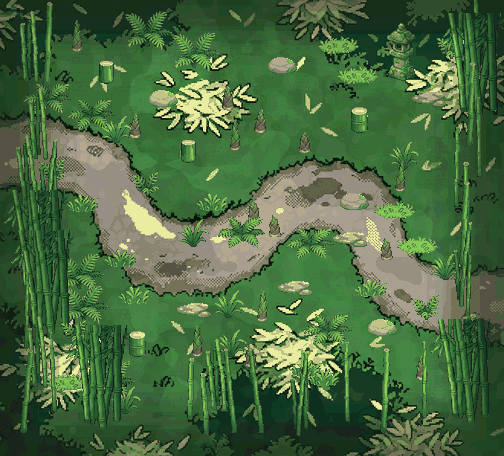

A level layout from a 2D game, rendered from its tile map. Below: a short description, then the map file with its tile-grid data intact:
An orthogonal 21x19 tile map with 24x24 px tiles, 1 tile layer (foret_bambous).

<map version="1.10" tiledversion="1.10.2" orientation="orthogonal" renderorder="right-down" width="21" height="19" tilewidth="24" tileheight="24" infinite="0" nextlayerid="2" nextobjectid="1">
 <properties>
  <property name="zone" value="foret_bambous" />
  <property name="frames" type="int" value="12" />
  <property name="frame_ms" type="int" value="110" />
  <property name="tuiles_animees" type="int" value="216" />
 </properties>
 <tileset firstgid="1" source="foret_bambous_tuiles.tsx" />
 <layer id="1" name="foret_bambous" width="21" height="19">
  <data encoding="csv">
945,946,947,948,14,949,950,951,23,24,25,26,27,28,29,30,31,32,952,953,954,
955,956,957,958,58,959,960,961,962,73,74,75,76,963,964,83,84,85,965,966,967,
968,969,970,105,106,107,108,971,972,973,117,118,119,120,974,975,127,128,976,977,978,
139,979,980,148,149,150,151,152,153,981,157,158,159,160,982,983,167,168,169,984,985,
177,986,987,988,989,990,197,198,199,991,992,993,210,211,212,213,214,215,216,994,995,
224,996,997,231,998,999,240,241,242,1000,1001,1002,1003,256,257,258,259,1004,1005,1006,1007,
1008,1009,1010,286,287,288,289,290,291,292,293,294,295,296,297,298,1011,1012,1013,1014,1015,
1016,1017,1018,329,330,1019,1020,337,338,339,340,341,342,343,344,345,1021,350,1022,1023,358,
1024,1025,1026,1027,1028,379,380,381,1029,1030,1031,1032,396,397,398,1033,1034,1035,408,1036,413,
1037,1038,1039,1040,428,429,430,1041,1042,1043,1044,1045,1046,1047,457,458,1048,1049,1050,1051,473,
1052,1053,1054,1055,1056,1057,498,499,500,501,502,1058,1059,1060,512,1061,1062,1063,1064,1065,532,
1066,1067,1068,1069,1070,1071,554,555,556,557,558,559,560,561,1072,1073,1074,1075,1076,1077,582,
583,1078,1079,1080,1081,1082,1083,606,1084,1085,1086,1087,622,623,1088,1089,1090,1091,1092,1093,642,
643,1094,1095,1096,1097,1098,664,665,1099,1100,1101,674,1102,1103,1104,687,688,689,1105,1106,1107,
1108,1109,1110,1111,1112,1113,720,1114,1115,1116,1117,737,1118,742,1119,1120,1121,1122,1123,1124,1125,
1126,1127,1128,1129,1130,1131,790,1132,1133,1134,1135,806,1136,1137,1138,1139,1140,1141,1142,1143,1144,
1145,1146,1147,1148,1149,1150,864,1151,1152,1153,1154,878,1155,883,1156,1157,1158,1159,898,899,900,
901,902,903,904,905,906,907,908,1160,912,913,914,915,916,917,918,919,920,921,922,923,
924,925,926,927,928,929,930,931,932,933,934,935,936,937,938,939,940,941,942,943,944
</data>
 </layer>
</map>
